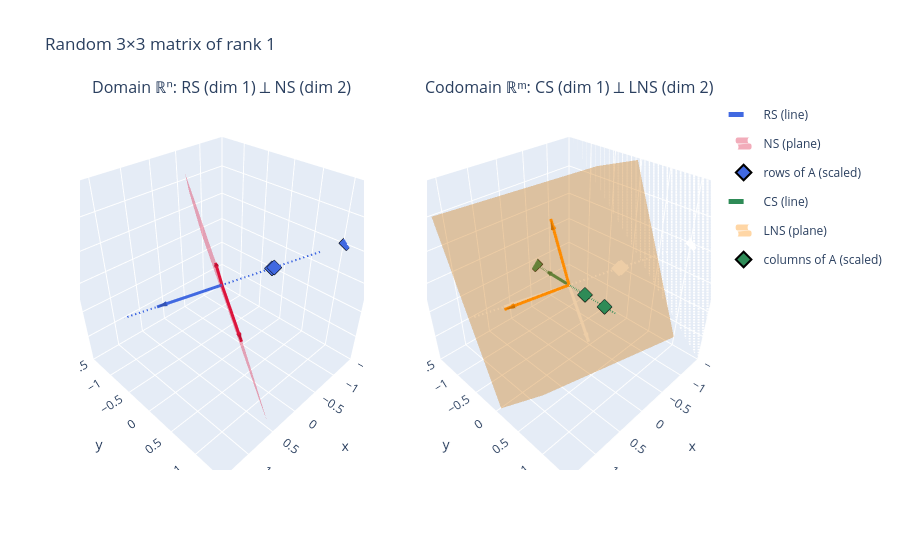
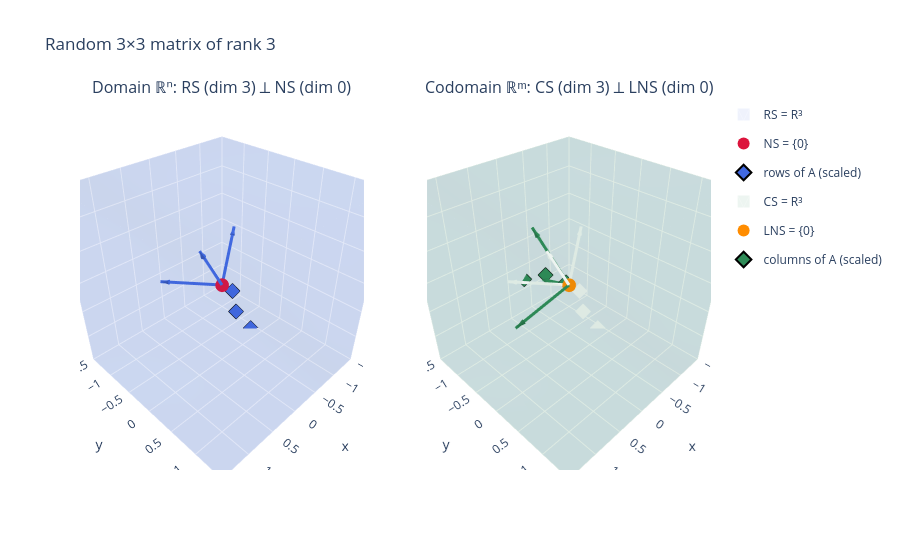

Notebook source saved alongside these figures, in order:
### Markdown cell above
---
### Explore: change the rank to 1 and to 3

Before running: which subspaces do you expect to **grow**, **shrink** or **disappear** (become $\{0\}$)?

*(fill in)*

### Code cell
for r in [1, 3]:
    A_r = random_matrix_of_rank(3, 3, r, seed=1)
    print(f"===== rank {r} =====")
    S_r = plot_four_subspaces(A_r, f"Random 3×3 matrix of rank {r}")
    verify(A_r, S_r)
    print()

### Figure 1 — Plotly figure (JSON) as saved in the notebook; plotly's stock layout.template omitted (floating-point values rounded to 4 significant figures)
{"data": [{"legendgroup": "RS", "line": {"color": "royalblue", "dash": "dash", "width": 4}, "mode": "lines", "name": "RS (line)", "scene": "scene", "type": "scatter3d", "x": [-1.186, 1.186], "y": [0.8239, -0.8239], "z": [0.4062, -0.4062]}, {"legendgroup": "RS", "line": {"color": "royalblue", "width": 6}, "mode": "lines", "name": "RS", "scene": "scene", "showlegend": false, "type": "scatter3d", "x": [0, 0.7906], "y": [0, -0.5492], "z": [0, -0.2708]}, {"anchor": "tip", "colorscale": [[0, "royalblue"], [1, "royalblue"]], "hoverinfo": "skip", "legendgroup": "RS", "scene": "scene", "showlegend": false, "showscale": false, "sizemode": "absolute", "sizeref": 0.15, "type": "cone", "u": [0.7906], "v": [-0.5492], "w": [-0.2708], "x": [0.7906], "y": [-0.5492], "z": [-0.2708]}, {"colorscale": [[0, "crimson"], [1, "crimson"]], "legendgroup": "NS", "name": "NS (plane)", "opacity": 0.35, "scene": "scene", "showlegend": true, "showscale": false, "type": "surface", "x": [[1.027, -0.7955], [0.7955, -1.027]], "y": [[0.6148, -1.663], [1.663, -0.6148]], "z": [[1.751, 1.05], [-1.05, -1.751]]}, {"legendgroup": "NS", "line": {"color": "crimson", "width": 6}, "mode": "lines", "name": "NS", "scene": "scene", "showlegend": false, "type": "scatter3d", "x": [0, -0.6075], "y": [0, -0.7592], "z": [0, -0.2338]}, {"anchor": "tip", "colorscale": [[0, "crimson"], [1, "crimson"]], "hoverinfo": "skip", "legendgroup": "NS", "scene": "scene", "showlegend": false, "showscale": false, "sizemode": "absolute", "sizeref": 0.15, "type": "cone", "u": [-0.6075], "v": [-0.7592], "w": [-0.2338], "x": [-0.6075], "y": [-0.7592], "z": [-0.2338]}, {"legendgroup": "NS", "line": {"color": "crimson", "width": 6}, "mode": "lines", "name": "NS", "scene": "scene", "showlegend": false, "type": "scatter3d", "x": [0, -0.07718], "y": [0, 0.3493], "z": [0, -0.9338]}, {"anchor": "tip", "colorscale": [[0, "crimson"], [1, "crimson"]], "hoverinfo": "skip", "legendgroup": "NS", "scene": "scene", "showlegend": false, "showscale": false, "sizemode": "absolute", "sizeref": 0.15, "type": "cone", "u": [-0.07718], "v": [0.3493], "w": [-0.9338], "x": [-0.07718], "y": [0.3493], "z": [-0.9338]}, {"marker": {"color": "royalblue", "line": {"color": "black", "width": 1}, "size": 5, "symbol": "diamond"}, "mode": "markers", "name": "rows of A (scaled)", "scene": "scene", "type": "scatter3d", "x": [-0.6309, -1.5, -0.6033], "y": [0.4383, 1.042, 0.4191], "z": [0.2161, 0.5138, 0.2066]}, {"legendgroup": "CS", "line": {"color": "seagreen", "dash": "dash", "width": 4}, "mode": "lines", "name": "CS (line)", "scene": "scene2", "type": "scatter3d", "x": [0.5453, -0.5453], "y": [1.296, -1.296], "z": [0.5214, -0.5214]}, {"legendgroup": "CS", "line": {"color": "seagreen", "width": 6}, "mode": "lines", "name": "CS", "scene": "scene2", "showlegend": false, "type": "scatter3d", "x": [0, -0.3635], "y": [0, -0.8643], "z": [0, -0.3476]}, {"anchor": "tip", "colorscale": [[0, "seagreen"], [1, "seagreen"]], "hoverinfo": "skip", "legendgroup": "CS", "scene": "scene2", "showlegend": false, "showscale": false, "sizemode": "absolute", "sizeref": 0.15, "type": "cone", "u": [-0.3635], "v": [-0.8643], "w": [-0.3476], "x": [-0.3635], "y": [-0.8643], "z": [-0.3476]}, {"colorscale": [[0, "darkorange"], [1, "darkorange"]], "legendgroup": "LNS", "name": "LNS (plane)", "opacity": 0.35, "scene": "scene2", "showlegend": true, "showscale": false, "type": "surface", "x": [[-1.38, 1.415], [-1.415, 1.38]], "y": [[1.066, 0.04043], [-0.04043, -1.066]], "z": [[-1.208, -1.58], [1.58, 1.208]]}, {"legendgroup": "LNS", "line": {"color": "darkorange", "width": 6}, "mode": "lines", "name": "LNS", "scene": "scene2", "showlegend": false, "type": "scatter3d", "x": [0, 0.9315], "y": [0, -0.3419], "z": [0, -0.124]}, {"anchor": "tip", "colorscale": [[0, "darkorange"], [1, "darkorange"]], "hoverinfo": "skip", "legendgroup": "LNS", "scene": "scene2", "showlegend": false, "showscale": false, "sizemode": "absolute", "sizeref": 0.15, "type": "cone", "u": [0.9315], "v": [-0.3419], "w": [-0.124], "x": [0.9315], "y": [-0.3419], "z": [-0.124]}, {"legendgroup": "LNS", "line": {"color": "darkorange", "width": 6}, "mode": "lines", "name": "LNS", "scene": "scene2", "showlegend": false, "type": "scatter3d", "x": [0, -0.01166], "y": [0, -0.3689], "z": [0, 0.9294]}, {"anchor": "tip", "colorscale": [[0, "darkorange"], [1, "darkorange"]], "hoverinfo": "skip", "legendgroup": "LNS", "scene": "scene2", "showlegend": false, "showscale": false, "sizemode": "absolute", "sizeref": 0.15, "type": "cone", "u": [-0.01166], "v": [-0.3689], "w": [0.9294], "x": [-0.01166], "y": [-0.3689], "z": [0.9294]}, {"marker": {"color": "seagreen", "line": {"color": "black", "width": 1}, "size": 5, "symbol": "diamond"}, "mode": "markers", "name": "columns of A (scaled)", "scene": "scene2", "type": "scatter3d", "x": [-0.6309, 0.4383, 0.2161], "y": [-1.5, 1.042, 0.5138], "z": [-0.6033, 0.4191, 0.2066]}], "layout": {"annotations": [{"font": {"size": 16}, "showarrow": false, "text": "Domain ℝⁿ: RS (dim 1) ⟂ NS (dim 2)", "x": 0.225, "xanchor": "center", "xref": "paper", "y": 1, "yanchor": "bottom", "yref": "paper"}, {"font": {"size": 16}, "showarrow": false, "text": "Codomain ℝᵐ: CS (dim 1) ⟂ LNS (dim 2)", "x": 0.775, "xanchor": "center", "xref": "paper", "y": 1, "yanchor": "bottom", "yref": "paper"}], "height": 550, "legend": {"itemsizing": "constant"}, "scene": {"aspectmode": "cube", "domain": {"x": [0, 0.45], "y": [0, 1]}, "xaxis": {"range": [-1.5, 1.5]}, "yaxis": {"range": [-1.5, 1.5]}, "zaxis": {"range": [-1.5, 1.5]}}, "scene2": {"aspectmode": "cube", "domain": {"x": [0.55, 1], "y": [0, 1]}, "xaxis": {"range": [-1.5, 1.5]}, "yaxis": {"range": [-1.5, 1.5]}, "zaxis": {"range": [-1.5, 1.5]}}, "title": {"text": "Random 3×3 matrix of rank 1"}}}

### Figure 2 — Plotly figure (JSON) as saved in the notebook; plotly's stock layout.template omitted (floating-point values rounded to 4 significant figures)
{"data": [{"alphahull": 0, "color": "royalblue", "legendgroup": "RS", "name": "RS = R³", "opacity": 0.08, "scene": "scene", "showlegend": true, "type": "mesh3d", "x": [-1.5, -1.5, -1.5, -1.5, 1.5, 1.5, 1.5, 1.5], "y": [-1.5, -1.5, 1.5, 1.5, -1.5, -1.5, 1.5, 1.5], "z": [-1.5, 1.5, -1.5, 1.5, -1.5, 1.5, -1.5, 1.5]}, {"legendgroup": "RS", "line": {"color": "royalblue", "width": 6}, "mode": "lines", "name": "RS", "scene": "scene", "showlegend": false, "type": "scatter3d", "x": [0, 0.5212], "y": [0, 0.1218], "z": [0, 0.8447]}, {"anchor": "tip", "colorscale": [[0, "royalblue"], [1, "royalblue"]], "hoverinfo": "skip", "legendgroup": "RS", "scene": "scene", "showlegend": false, "showscale": false, "sizemode": "absolute", "sizeref": 0.15, "type": "cone", "u": [0.5212], "v": [0.1218], "w": [0.8447], "x": [0.5212], "y": [0.1218], "z": [0.8447]}, {"legendgroup": "RS", "line": {"color": "royalblue", "width": 6}, "mode": "lines", "name": "RS", "scene": "scene", "showlegend": false, "type": "scatter3d", "x": [0, -0.7244], "y": [0, -0.4602], "z": [0, 0.5133]}, {"anchor": "tip", "colorscale": [[0, "royalblue"], [1, "royalblue"]], "hoverinfo": "skip", "legendgroup": "RS", "scene": "scene", "showlegend": false, "showscale": false, "sizemode": "absolute", "sizeref": 0.15, "type": "cone", "u": [-0.7244], "v": [-0.4602], "w": [0.5133], "x": [-0.7244], "y": [-0.4602], "z": [0.5133]}, {"legendgroup": "RS", "line": {"color": "royalblue", "width": 6}, "mode": "lines", "name": "RS", "scene": "scene", "showlegend": false, "type": "scatter3d", "x": [0, 0.4512], "y": [0, -0.8794], "z": [0, -0.1516]}, {"anchor": "tip", "colorscale": [[0, "royalblue"], [1, "royalblue"]], "hoverinfo": "skip", "legendgroup": "RS", "scene": "scene", "showlegend": false, "showscale": false, "sizemode": "absolute", "sizeref": 0.15, "type": "cone", "u": [0.4512], "v": [-0.8794], "w": [-0.1516], "x": [0.4512], "y": [-0.8794], "z": [-0.1516]}, {"legendgroup": "NS", "marker": {"color": "crimson", "size": 8}, "mode": "markers", "name": "NS = {0}", "scene": "scene", "type": "scatter3d", "x": [0], "y": [0], "z": [0]}, {"marker": {"color": "royalblue", "line": {"color": "black", "width": 1}, "size": 5, "symbol": "diamond"}, "mode": "markers", "name": "rows of A (scaled)", "scene": "scene", "type": "scatter3d", "x": [-0.3582, -0.9176, -0.4309], "y": [-0.13, -0.1955, -0.1119], "z": [-0.3562, -1.5, -0.7976]}, {"alphahull": 0, "color": "seagreen", "legendgroup": "CS", "name": "CS = R³", "opacity": 0.08, "scene": "scene2", "showlegend": true, "type": "mesh3d", "x": [-1.5, -1.5, -1.5, -1.5, 1.5, 1.5, 1.5, 1.5], "y": [-1.5, -1.5, 1.5, 1.5, -1.5, -1.5, 1.5, 1.5], "z": [-1.5, 1.5, -1.5, 1.5, -1.5, 1.5, -1.5, 1.5]}, {"legendgroup": "CS", "line": {"color": "seagreen", "width": 6}, "mode": "lines", "name": "CS", "scene": "scene2", "showlegend": false, "type": "scatter3d", "x": [0, -0.2452], "y": [0, -0.8617], "z": [0, -0.4442]}, {"anchor": "tip", "colorscale": [[0, "seagreen"], [1, "seagreen"]], "hoverinfo": "skip", "legendgroup": "CS", "scene": "scene2", "showlegend": false, "showscale": false, "sizemode": "absolute", "sizeref": 0.15, "type": "cone", "u": [-0.2452], "v": [-0.8617], "w": [-0.4442], "x": [-0.2452], "y": [-0.8617], "z": [-0.4442]}, {"legendgroup": "CS", "line": {"color": "seagreen", "width": 6}, "mode": "lines", "name": "CS", "scene": "scene2", "showlegend": false, "type": "scatter3d", "x": [0, 0.9428], "y": [0, -0.1053], "z": [0, -0.3161]}, {"anchor": "tip", "colorscale": [[0, "seagreen"], [1, "seagreen"]], "hoverinfo": "skip", "legendgroup": "CS", "scene": "scene2", "showlegend": false, "showscale": false, "sizemode": "absolute", "sizeref": 0.15, "type": "cone", "u": [0.9428], "v": [-0.1053], "w": [-0.3161], "x": [0.9428], "y": [-0.1053], "z": [-0.3161]}, {"legendgroup": "CS", "line": {"color": "seagreen", "width": 6}, "mode": "lines", "name": "CS", "scene": "scene2", "showlegend": false, "type": "scatter3d", "x": [0, 0.2256], "y": [0, -0.4963], "z": [0, 0.8383]}, {"anchor": "tip", "colorscale": [[0, "seagreen"], [1, "seagreen"]], "hoverinfo": "skip", "legendgroup": "CS", "scene": "scene2", "showlegend": false, "showscale": false, "sizemode": "absolute", "sizeref": 0.15, "type": "cone", "u": [0.2256], "v": [-0.4963], "w": [0.8383], "x": [0.2256], "y": [-0.4963], "z": [0.8383]}, {"legendgroup": "LNS", "marker": {"color": "darkorange", "size": 8}, "mode": "markers", "name": "LNS = {0}", "scene": "scene2", "type": "scatter3d", "x": [0], "y": [0], "z": [0]}, {"marker": {"color": "seagreen", "line": {"color": "black", "width": 1}, "size": 5, "symbol": "diamond"}, "mode": "markers", "name": "columns of A (scaled)", "scene": "scene2", "type": "scatter3d", "x": [-0.3582, -0.13, -0.3562], "y": [-0.9176, -0.1955, -1.5], "z": [-0.4309, -0.1119, -0.7976]}], "layout": {"annotations": [{"font": {"size": 16}, "showarrow": false, "text": "Domain ℝⁿ: RS (dim 3) ⟂ NS (dim 0)", "x": 0.225, "xanchor": "center", "xref": "paper", "y": 1, "yanchor": "bottom", "yref": "paper"}, {"font": {"size": 16}, "showarrow": false, "text": "Codomain ℝᵐ: CS (dim 3) ⟂ LNS (dim 0)", "x": 0.775, "xanchor": "center", "xref": "paper", "y": 1, "yanchor": "bottom", "yref": "paper"}], "height": 550, "legend": {"itemsizing": "constant"}, "scene": {"aspectmode": "cube", "domain": {"x": [0, 0.45], "y": [0, 1]}, "xaxis": {"range": [-1.5, 1.5]}, "yaxis": {"range": [-1.5, 1.5]}, "zaxis": {"range": [-1.5, 1.5]}}, "scene2": {"aspectmode": "cube", "domain": {"x": [0.55, 1], "y": [0, 1]}, "xaxis": {"range": [-1.5, 1.5]}, "yaxis": {"range": [-1.5, 1.5]}, "zaxis": {"range": [-1.5, 1.5]}}, "title": {"text": "Random 3×3 matrix of rank 3"}}}
